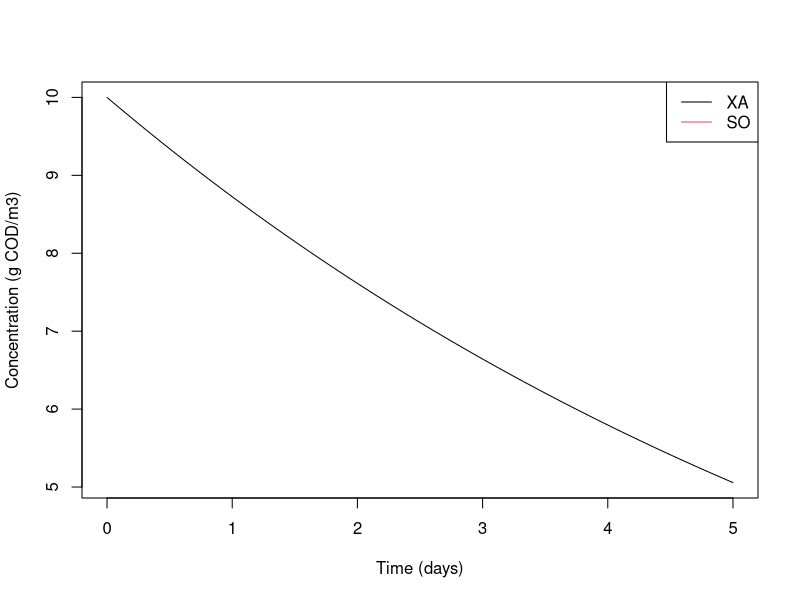

Write R code to recreate this figure.
# Aerobic endogenous respiration of autotrophs rate equation
auto_endo_resp <- function(time, state, parms) {
  XA <- state[1]
  SO <- state[2]
  
  bA_O2 = parms["bA_O2"]
  KO2 = parms["KO2"]
  
  rate = bA_O2 * (SO / (KO2 + SO)) * XA
  
  dXA <- -rate  # Negative value as it's a consumption
  dSO <- 0  # No change in SO for this example
  
  return(list(c(dXA, dSO)))
}

# Parameters
params <- c(bA_O2 = 0.15, KO2 = 0.2)

# Initial conditions
initial_conditions <- c(XA = 10, SO = 2)

# Time steps
t <- seq(0, 5, by = 0.05)

# Numerical integration
library(deSolve)
out <- ode(y = initial_conditions, times = t, func = auto_endo_resp, 
           parms = params)

# Plot results
plot(out[, 1], out[, 2], type = "l",
     xlab = "Time (days)", ylab = "Concentration (g COD/m3)") 
legend("topright", legend = c("XA", "SO"), lty = 1, col = 1:2)
